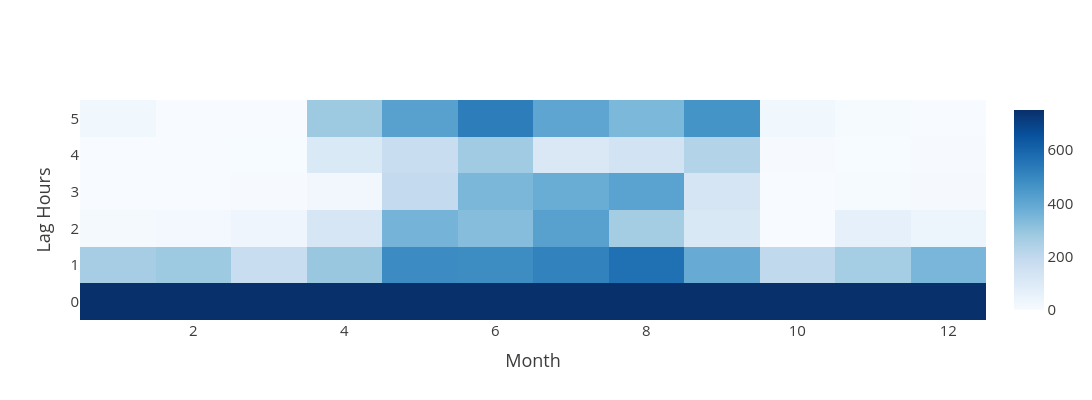

This figure's notebook cell:
### Code cell
fig = go.Figure(data=go.Heatmap(
    z=all_lag_counts_month.T, y=all_lag_counts_month.columns, x=all_lag_counts_month.index,
    colorscale='blues_r',
    zmin=0, zmax=750,
    reversescale=True
))
fig.update_layout(
    autosize=False, width=1200, height=400,
    title="",
    xaxis_title="Month", yaxis_title="Lag Hours",
    font=dict(size=15, color="#3D3C3A"
              )
)
fig.show(config={'displayModeBar': False, 'responsive': True})

### Figure 1 — Plotly figure (JSON) as saved in the notebook; plotly's stock layout.template omitted (floating-point values rounded to 4 significant figures)
{"data": [{"colorscale": [[0.0, "rgb(8,48,107)"], [0.125, "rgb(8,81,156)"], [0.25, "rgb(33,113,181)"], [0.375, "rgb(66,146,198)"], [0.5, "rgb(107,174,214)"], [0.625, "rgb(158,202,225)"], [0.75, "rgb(198,219,239)"], [0.875, "rgb(222,235,247)"], [1.0, "rgb(247,251,255)"]], "reversescale": true, "type": "heatmap", "x": [1, 2, 3, 4, 5, 6, 7, 8, 9, 10, 11, 12], "y": [0, 1, 2, 3, 4, 5], "z": [[7139, 6501, 7225, 6376, 5811, 5241, 5616, 5710, 5878, 7210, 6854, 7040], [263, 283, 174, 290, 486, 484, 513, 565, 385, 199, 266, 347], [12, 16, 33, 121, 357, 325, 418, 267, 114, 1, 64, 41], [0, 0, 5, 24, 192, 346, 379, 415, 129, 0, 6, 9], [0, 0, 2, 108, 175, 276, 109, 140, 232, 5, 2, 3], [26, 0, 1, 281, 419, 528, 405, 343, 462, 25, 8, 0]], "zmax": 750, "zmin": 0}], "layout": {"autosize": false, "font": {"color": "#3D3C3A", "size": 15}, "height": 400, "title": {"text": ""}, "width": 1200, "xaxis": {"title": {"text": "Month"}}, "yaxis": {"title": {"text": "Lag Hours"}}}}
